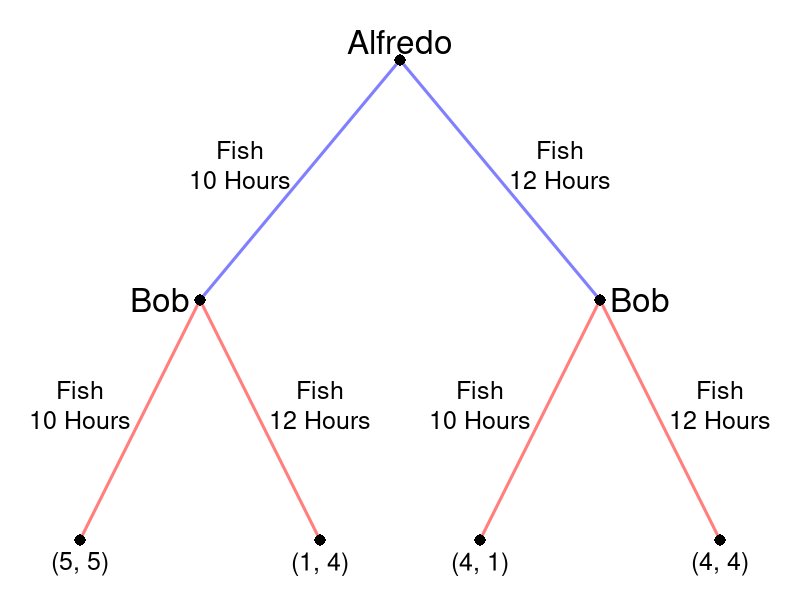

Recreate this plot in R.
require(shape)
pdf(file = "people/sequential_fishermen_reciprocal.pdf", width = 9, height = 7)

#Set parameters for graphics
axislabelsize <- 1.5
labelsize <- 2
actionlabelsize <- 1.5
graphlinewidth <- 3
segmentlinewidth <- 2
nodesize <- 1.5

COL <- c("#7fc97f", "#beaed4", "#fdc086", "#ffff99", "#386cb0", "#f0027f", "#bf5b17", "#666666")
COLA <- c("#99d8c9","#66c2a4","#41ae76", "#238b45", "#005824")
COLB <- c("#4eb3d3", "#2b8cbe", "#0868ac","#084081")

par(mar =  c(0, 0, 0, 0))

xlims <- c(0, 10)
ylims <- c(0, 10)

npts <- 501 
x <- seq(xlims[1], xlims[2], length.out = npts)
y <- seq(ylims[1], ylims[2], length.out = npts) 

plot(0, 0, xlim = xlims, ylim = ylims, type = "n",
     xlab = expression(paste("")),
     ylab = expression(paste("")), 
     xaxt = "n", 
     yaxt = "n", 
     cex.lab = axislabelsize, 
     bty = "n",
     xaxs="i", 
     yaxs="i")

ticksy <- seq(from = 0, to = ylims[2], by = 2)
ylabels <- seq(from = 0, to = ylims[2], by = 2)
ticksx <- seq(from = 0, to = xlims[2], by = 2)
xlabels <- seq(from = 0, to = xlims[2], by = 2)

#Branches for Alfredo
#Fish 10
segments(5, 9, 2.5, 5, lty = 1, col = rgb(0, 0, 1, 0.5), lwd = graphlinewidth)
#Fish 12
segments(5, 9, 7.5, 5, lty = 1, col = rgb(0, 0, 1, 0.5), lwd = graphlinewidth)

#Branches for Bob
#From Alfredo Fishing 10
#Bob fishes 10
segments(2.5, 5, 1, 1, lty = 1, col = rgb(1, 0, 0, 0.5), lwd = graphlinewidth)
#Bob fishes 12
segments(2.5, 5, 4, 1, lty = 1, col = rgb(1, 0, 0, 0.5), lwd = graphlinewidth)

#From Alfredo fishing 12
#Bob fishes 10
segments(7.5, 5, 6, 1, lty = 1, col = rgb(1, 0, 0, 0.5), lwd = graphlinewidth)


#Bob fishes 12
segments(7.5, 5, 9, 1, lty = 1, col = rgb(1, 0, 0, 0.5), lwd = graphlinewidth)

#Initial node
points(5, 9, pch = 16, col = "black", cex = nodesize)

#P1 Nodes
points(2.5, 5, pch = 16, col = "black", cex = nodesize)
points(7.5, 5, pch = 16, col = "black", cex = nodesize)

#P2 Terminal Nodes
points(1, 1, pch = 16, col = "black", cex = nodesize)
points(4, 1, pch = 16, col = "black", cex = nodesize)
points(6, 1, pch = 16, col = "black", cex = nodesize)
points(9, 1, pch = 16, col = "black", cex = nodesize)

text(5, 9.3, expression(paste("Alfredo")), cex = labelsize)

text(3, 7.5, expression(paste("Fish")), cex = actionlabelsize)
text(3, 7, expression(paste("10 Hours")), cex = actionlabelsize)
text(7, 7.5, expression(paste("Fish")), cex = actionlabelsize)
text(7, 7, expression(paste("12 Hours")), cex = actionlabelsize)


text(2, 5, expression(paste("Bob")), cex = labelsize)
text(1, 3.5, expression(paste("Fish")), cex = actionlabelsize)
text(1, 3, expression(paste("10 Hours")), cex = actionlabelsize)
text(4, 3.5, expression(paste("Fish")), cex = actionlabelsize)
text(4, 3, expression(paste("12 Hours")), cex = actionlabelsize)


text(8, 5, expression(paste("Bob")), cex = labelsize)
text(6, 3.5, expression(paste("Fish")), cex = actionlabelsize)
text(6, 3, expression(paste("10 Hours")), cex = actionlabelsize)
text(9, 3.5, expression(paste("Fish")), cex = actionlabelsize)
text(9, 3, expression(paste("12 Hours")), cex = actionlabelsize)

#Payoffs 
text(1, .6, expression("(5, 5)"), cex = actionlabelsize)
text(4, .6, expression("(1, 4)"), cex = actionlabelsize)
text(6, .6, expression("(4, 1)"), cex = actionlabelsize)
text(9, .6, expression("(4, 4)"), cex = actionlabelsize)

dev.off()
